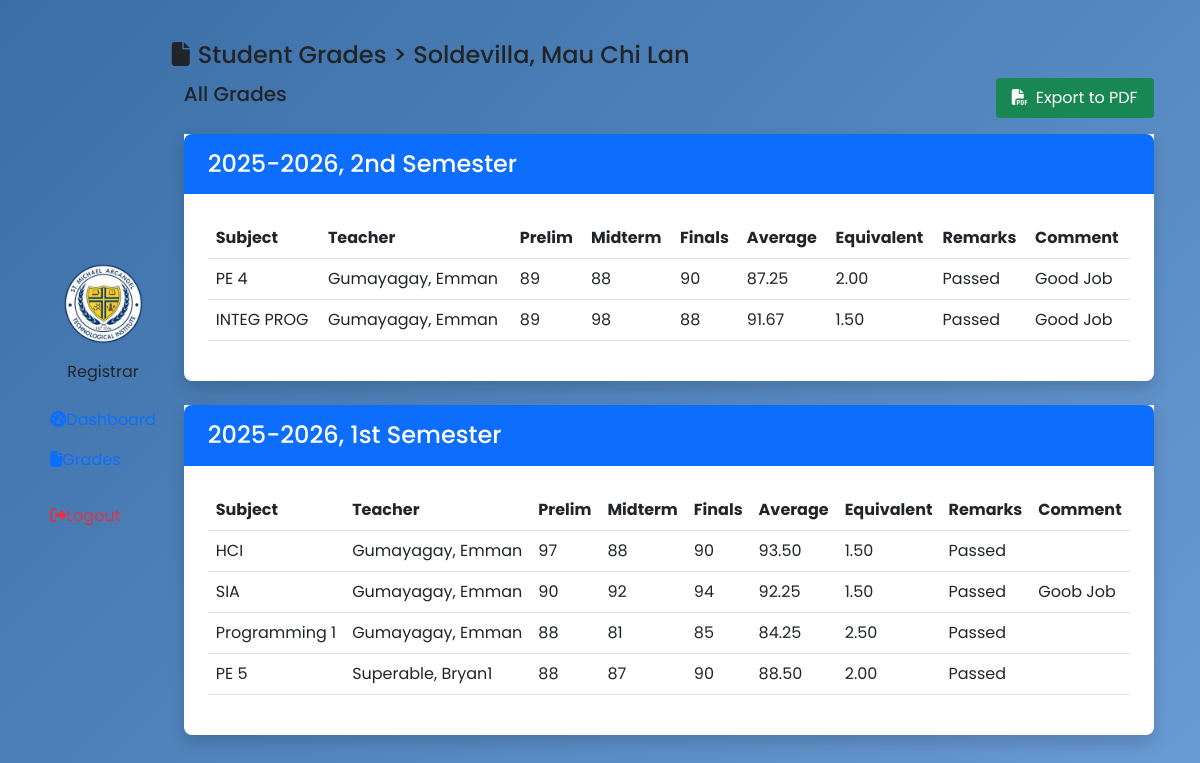
Page /registrar/registrar-grades-view.php?id=45 on the earlier database version.
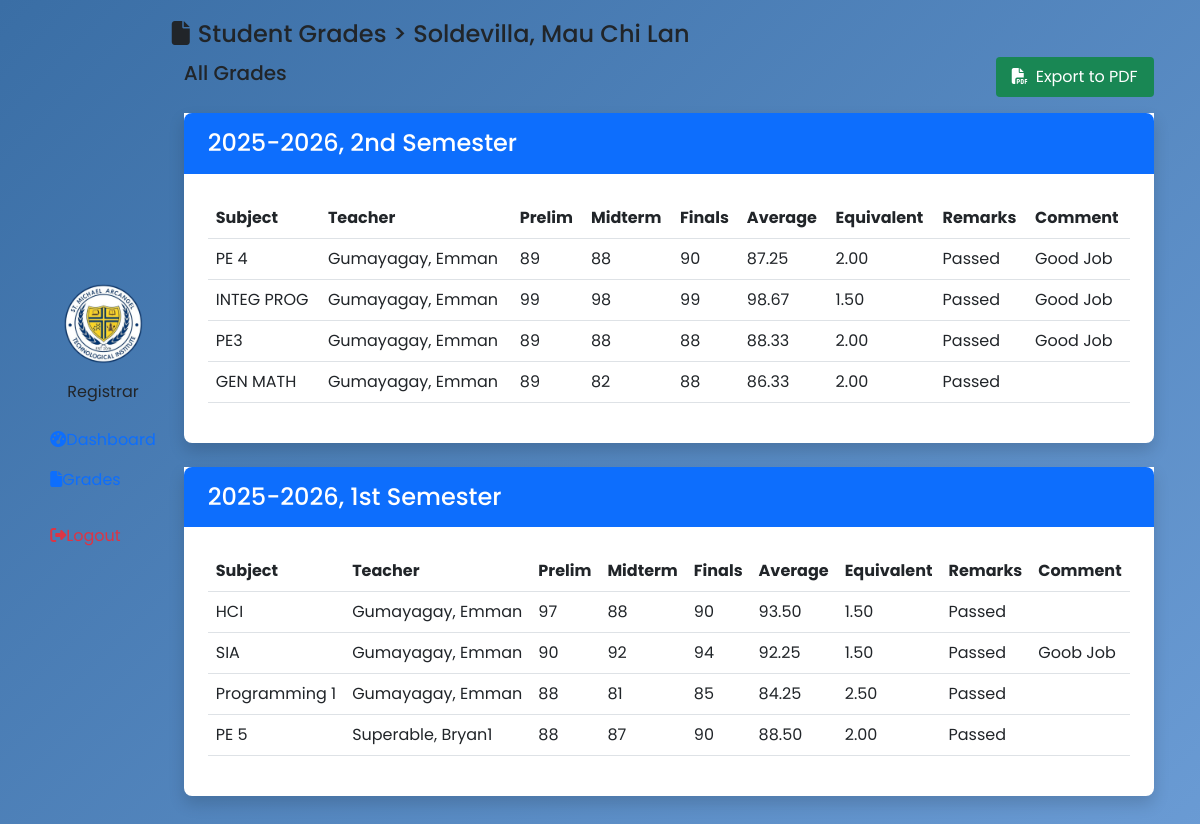
Same page on the later database version.
### tables this page shows
CREATE TABLE `students` (
  `student_id` int(11) NOT NULL AUTO_INCREMENT,
  `username` varchar(225) NOT NULL,
  `password` varchar(225) NOT NULL,
  `email` varchar(225) NOT NULL,
  `firstname` varchar(225) NOT NULL,
  `lastname` varchar(225) NOT NULL,
  `course` varchar(225) NOT NULL,
  `status` varchar(255) DEFAULT NULL,
  `image` varchar(255) NOT NULL,
  `createdAt` timestamp NOT NULL DEFAULT current_timestamp(),
  PRIMARY KEY (`student_id`)
);

CREATE TABLE `schoolyear` (
  `schoolyear_id` int(11) NOT NULL AUTO_INCREMENT,
  `schoolyear` varchar(225) DEFAULT NULL,
  `semester` varchar(225) DEFAULT NULL,
  PRIMARY KEY (`schoolyear_id`)
);

CREATE TABLE `grades` (
  `grades_id` int(11) NOT NULL AUTO_INCREMENT,
  `subject_id` int(11) DEFAULT NULL,
  `teacher_id` int(11) DEFAULT NULL,
  `student_id` int(11) DEFAULT NULL,
  `schoolyear_id` int(11) DEFAULT NULL,
  `prelim` varchar(50) DEFAULT NULL,
  `midterm` varchar(50) DEFAULT NULL,
  `prefinals` varchar(50) DEFAULT NULL,
  `finals` varchar(50) DEFAULT NULL,
  `average` decimal(10,2) NOT NULL,
  `equivalent` decimal(10,2) NOT NULL,
  `remarks` varchar(255) DEFAULT NULL,
  `comment` varchar(255) DEFAULT NULL,
  `createdAt` timestamp NULL DEFAULT current_timestamp(),
  PRIMARY KEY (`grades_id`),
  UNIQUE KEY `subject_id_2` (`subject_id`,`teacher_id`,`student_id`,`schoolyear_id`),
  KEY `subject_id` (`subject_id`),
  KEY `teacher_id` (`teacher_id`),
  KEY `student_id` (`student_id`),
  KEY `sy_id` (`schoolyear_id`),
  CONSTRAINT `grades_ibfk_1` FOREIGN KEY (`student_id`) REFERENCES `students` (`student_id`),
  CONSTRAINT `grades_ibfk_3` FOREIGN KEY (`subject_id`) REFERENCES `subjects` (`subject_id`),
  CONSTRAINT `grades_ibfk_4` FOREIGN KEY (`teacher_id`) REFERENCES `teachers` (`teacher_id`),
  CONSTRAINT `grades_ibfk_5` FOREIGN KEY (`schoolyear_id`) REFERENCES `schoolyear` (`schoolyear_id`)
);

CREATE TABLE `subjects` (
  `subject_id` int(11) NOT NULL AUTO_INCREMENT,
  `teacher_id` int(11) NOT NULL,
  `subject_code` varchar(255) NOT NULL,
  `subject` varchar(225) DEFAULT NULL,
  `course` varchar(225) DEFAULT NULL,
  `yearlevel` varchar(255) DEFAULT NULL,
  `schoolyear_id` int(11) NOT NULL,
  `status` varchar(255) DEFAULT NULL,
  `subject_created` timestamp NULL DEFAULT current_timestamp(),
  PRIMARY KEY (`subject_id`),
  KEY `teacher_id` (`teacher_id`),
  KEY `schoolyear_id` (`schoolyear_id`),
  CONSTRAINT `subjects_ibfk_1` FOREIGN KEY (`teacher_id`) REFERENCES `teachers` (`teacher_id`),
  CONSTRAINT `subjects_ibfk_2` FOREIGN KEY (`schoolyear_id`) REFERENCES `schoolyear` (`schoolyear_id`) ON DELETE NO ACTION ON UPDATE NO ACTION
);

CREATE TABLE `teachers` (
  `teacher_id` int(11) NOT NULL AUTO_INCREMENT,
  `username` varchar(255) DEFAULT NULL,
  `password` varchar(255) DEFAULT NULL,
  `email` varchar(255) DEFAULT NULL,
  `firstname` varchar(255) DEFAULT NULL,
  `lastname` varchar(255) DEFAULT NULL,
  `department` varchar(255) DEFAULT NULL,
  `status` varchar(255) DEFAULT NULL,
  `createdAt` timestamp NULL DEFAULT current_timestamp(),
  PRIMARY KEY (`teacher_id`)
);

### registrar/registrar-grades-view.php (the view, shortened to what this page needs)
<?php
$conn = connectToDB();
$sql = "SELECT * FROM students WHERE student_id = ?";
$stmt = $conn->prepare($sql);
$stmt->bind_param("i", $_GET['id']);
$stmt->execute();
$result = $stmt->get_result();
$students = array();
while ($row = $result->fetch_assoc()) {
    $students[] = $row;
}
?>
<!DOCTYPE html>
<html lang="en">
<head>
    <?php include 'includes/header.php' ?>
</head>
<body>
    <?php
    include('includes/sidebar.php');
    ?>
    <main class="main-content">
        <div class="page-header">
            <h4><i class="fas fa-file me-2"></i>Student Grades > <?php foreach ($students as $student) {
                                                                        echo $student['lastname'] . ", " . $student['firstname'];
                                                                    } ?></h4>
        </div>
        <div class="container">
            <div class="table-header">
                <div class="row align-items-center">
                    <div class="col-md-6">
                        <h5>All Grades</h5>
                    </div>
                    <div class="col-md-6 text-end">
                        <button id="exportPdf" class="btn-export">
                            <i class="fas fa-file-pdf me-2"></i>Export to PDF
                        </button>
                    </div>
                </div>
            </div>
            <?php
            $conn = connectToDB();
            $sql = "SELECT * FROM schoolyear ORDER BY schoolyear_id DESC";
            $stmt = $conn->prepare($sql);
            $stmt->execute();
            $result = $stmt->get_result();
            $schoolyearlist = array();
            while ($row = $result->fetch_assoc()) {
                $schoolyearlist[] = $row;
            }
            ?>
            <?php foreach ($schoolyearlist as $schoolyear): ?>
                <div class="col mt-3 shadow rounded-bottom-3 bg-white">
                    <div class="card-border-0 custom-card mb-4">
                        <div class="card-header px-4 py-3 bg-primary text-white rounded-top-3">
                            <h4 class="card-title mb-0"><?php echo htmlspecialchars($schoolyear['schoolyear'] . ', ' . $schoolyear['semester']) . ' Semester'; ?></h4>
                        </div>
                        <div class="card-body p-4">
                            <div class="table-responsive">
                                <table class="table table-hover">
                                    <thead>
                                        <th>Subject</th>
                                        <th>Teacher</th>
                                        <th>Prelim</th>
                                        <th>Midterm</th>
                                        <th>Finals</th>
                                        <th>Average</th>
                                        <th>Equivalent</th>
                                        <th>Remarks</th>
                                        <th>Comment</th>
                                    </thead>
                                    <tbody>
                                        <?php
                                        $conn = connectToDB();
                                        $sql = "SELECT *
                                                FROM grades g
                                                INNER JOIN teachers t ON g.teacher_id = t.teacher_id
                                                INNER JOIN subjects s ON g.subject_id = s.subject_id
                                                WHERE g.student_id = ? AND g.schoolyear_id = ?";
                                        $stmt = $conn->prepare($sql);
                                        $stmt->bind_param("ii", $_GET['id'], $schoolyear['schoolyear_id']);
                                        $stmt->execute();
                                        $result = $stmt->get_result();
                                        if ($result && $result->num_rows > 0) {
                                            while ($row = $result->fetch_assoc()) {
                                                echo "<tr>";
                                                echo "<td>" . $row['subject'] . "</td>";
                                                echo "<td>" . $row["lastname"] . ", " . $row["firstname"] . "</td>";
                                                echo "<td>" . $row['prelim'] . "</td>";
                                                echo "<td>" . $row['midterm'] . "</td>";
                                                echo "<td>" . $row['finals'] . "</td>";
                                                echo "<td>" . $row['average'] . "</td>";
                                                echo "<td>" . $row['equivalent'] . "</td>";
                                                echo "<td>" . $row['remarks'] . "</td>";
                                                echo "<td>" . $row['comment'] . "</td>";
                                                echo "</tr>";
                                            }
                                        } else {
                                            echo "<td colspan='10' class='text-center py-4' style='color: #6c757d;'>";
                                            echo "<i class='fas fa-search mb-2' style='font-size: 2em; opacity: 0.5;'></i>";
                                            echo "<br>";
                                            echo "No submitted Grades yet.";
                                            echo "</td>";
                                        }
                                        ?>
                                    </tbody>
                                </table>
                            </div>
                        </div>
                    </div>
                </div>
            <?php endforeach; ?>
        </div>
    </main>
</body>
</html>

### registrar/includes/header.php (shortened to what this page needs)
<link href="https://cdn.jsdelivr.net/npm/bootstrap@5.3.0/dist/css/bootstrap.min.css" rel="stylesheet">
<link rel="stylesheet" href="https://cdnjs.cloudflare.com/ajax/libs/font-awesome/6.4.0/css/all.min.css">
<link rel="stylesheet" href="https://cdn.jsdelivr.net/npm/sweetalert2@11/dist/sweetalert2.min.css">
<link rel="stylesheet" href="css/sidebar.css">
<link rel="stylesheet" href="css/style.css">

### registrar/includes/sidebar.php (shortened to what this page needs)
<?php
$current_page = basename($_SERVER['PHP_SELF']);
?>
<div class="sidebar">
    <div class="sidebar-brand flex-column text-center">
        <img class="mb-3" src="../images/logo5.png" alt="logo" width="80px" height="80px">
        <p class="mb-0">Registrar</p>
    </div>
    <ul class="nav flex-column mt-3">
        <li class="nav-item">
            <a class="nav-link <?php echo ($current_page == 'registrar-dashboard.php') ? 'active' : ''; ?>" href="registrar-dashboard.php">
                <i class="fas fa-tachometer-alt"></i>Dashboard
            </a>
        </li>
        <li class="nav-item">
            <a class="nav-link <?php echo ($current_page == 'registrar-students.php') ? 'active' : ''; ?>" href="registrar-students.php">
                <i class="fas fa-file"></i>Grades
            </a>
        </li>
        <li class="nav-item mt-3">
            <a class="nav-link text-danger" id="logoutBtn">
                <i class="fas fa-sign-out-alt"></i>Logout
            </a>
        </li>
    </ul>
</div>

### registrar/css/sidebar.css (style rules this page uses)
.main-content { position: relative; z-index: 1; }
.main-content button, .main-content input, .main-content select, .main-content textarea, .main-content .btn, .main-content a { position: relative; z-index: 2; }
.sidebar { transition: transform 0.3s cubic-bezier(0.4, 0, 0.2, 1); }
.card, .table, form { position: relative; z-index: 2; }

### style.css (style rules this page uses)
:root { --navy-blue: #0a2342; --gold: #d4af37; --light-gold: #f1e5ac; --cream: #f9f7f1; --dark-blue: #051a38; --light-blue: #1c3d6b; --success-green: #28a745; --error-red: #dc3545; --teacher-blue: #2c5f9b; --teacher-light: #4a7fc1; --student-blue: #3a6ea5; --student-light: #6a9bd4; }
* { margin: 0; padding: 0; box-sizing: border-box; font-family: "Poppins", sans-serif; }
body { background: linear-gradient( 135deg, var(--student-blue) 0%, var(--student-light) 100% ); min-height: 100vh; display: flex; align-items: center; justify-content: center; padding: 20px; overflow-x: hidden; transition: all 1.2s cubic-bezier(0.25, 0.46, 0.45, 0.94); position: relative; }
body::before { content: ""; position: absolute; top: 0; left: 0; width: 100%; height: 100%; background: inherit; z-index: -1; transition: all 1.2s cubic-bezier(0.25, 0.46, 0.45, 0.94); }

### registrar/registrar-grades-view.php (style rules this page uses)
.btn-export { background-color: #198754; color: white; border: none; padding: 8px 16px; border-radius: 4px; transition: all 0.3s; }

Differences in the rows shown:
changed grades "INTEG PROG": prelim "89" → "99"; finals "88" → "99"; average "91.67" → "98.67"
added grades: subject.subject "PE3", teacher.lastname "Gumayagay", teacher.firstname "Emman", prelim "89", midterm "88", finals "88", average "88.33", equivalent "2.00", remarks "Passed", comment "Good Job", shown under schoolyear "2025-2026, 2nd"
added grades: subject.subject "GEN MATH", teacher.lastname "Gumayagay", teacher.firstname "Emman", prelim "89", midterm "82", finals "88", average "86.33", equivalent "2.00", remarks "Passed", shown under schoolyear "2025-2026, 2nd"
